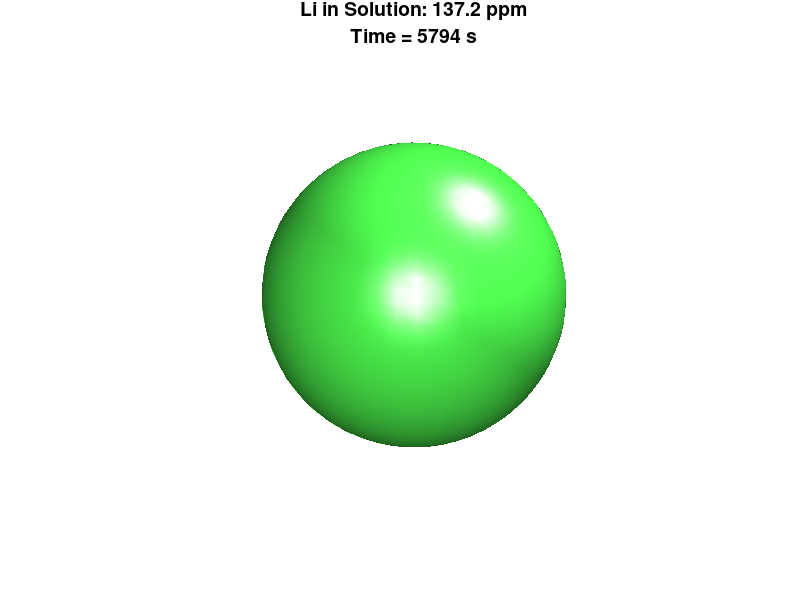
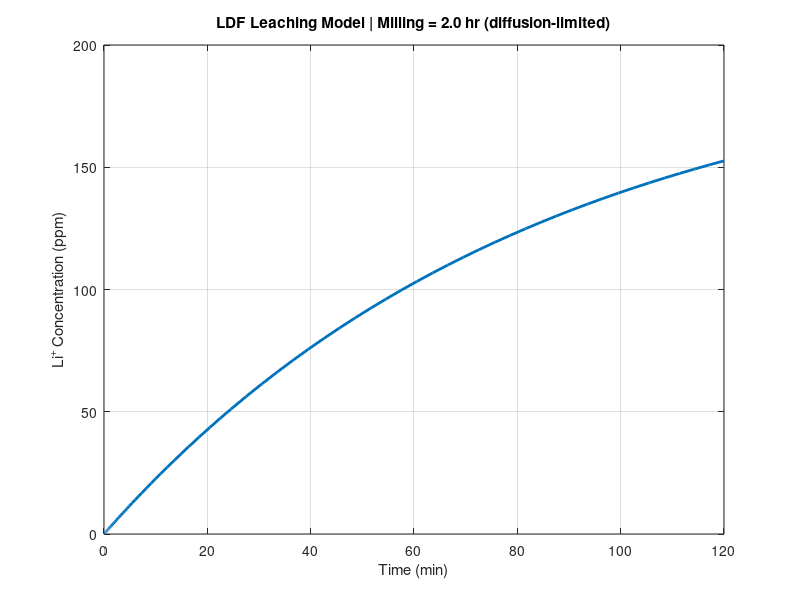

These figures' MATLAB source, in order:
% Lithium Extraction Model with Physics-Based Milling Influence
% Based on LDF Kinetics: dC/dt = k_eff * (C_max - C)
clc; clear; close all

%% USER PARAMETERS
milling_time_hr = 2;          % user-defined milling time [hr]
milling_exponent = 0.5;       % n in R ∝ t_m^-n
R0 = 10e-6;                   % initial particle radius [m]
D_eff = 1e-14;                % effective diffusivity [m^2/s]
mechanism = "diffusion";      % choose "film" or "diffusion"

%% Physical k_eff calculation
R = R0 * milling_time_hr^-milling_exponent;  % updated radius
switch mechanism
    case "film"
        k_eff = 1 / R;  % external mass transfer
    case "diffusion"
        k_eff = D_eff / R^2;  % internal diffusion
end

%% Leaching Setup
C_max = 200;        % max lithium concentration in ppm
C0 = 0;             % initial concentration
tspan = [0 120*60];  % 120 minutes in seconds

%% Solve the ODE
dCdt = @(t, C) k_eff * (C_max - C);
[t, C] = ode45(dCdt, tspan, C0);
fprintf('Final Li⁺ Concentration = %.2f ppm\n', C(end));
fprintf('k_eff = %.4f 1/s\n', k_eff);


%% 3D Animation of Clay Particle (Color = Li in solution)
figure('Color','w')
[Xs, Ys, Zs] = sphere(40);  % higher resolution
r = 1;
Xs = r * Xs; Ys = r * Ys; Zs = r * Zs;

for i = 1:10:length(t)
    green_intensity = C(i)/C_max;  % scale 0 to 1
    cla
    surf(Xs, Ys, Zs, ...
        'FaceColor', [1-green_intensity, 1, 1-green_intensity], ...
        'EdgeColor', 'none');
    axis equal off
    light; lighting gouraud
    camlight headlight
    title(sprintf('Li in Solution: %.1f ppm\nTime = %.0f s', C(i), t(i)), 'FontSize', 14)
    drawnow
end

%% Plot Concentration vs Time
figure;
plot(t/60, C, 'LineWidth', 2); grid on
xlabel('Time (min)'); ylabel('Li⁺ Concentration (ppm)');
title(sprintf('LDF Leaching Model | Milling = %.1f hr (%s-limited)', ...
    milling_time_hr, mechanism))
